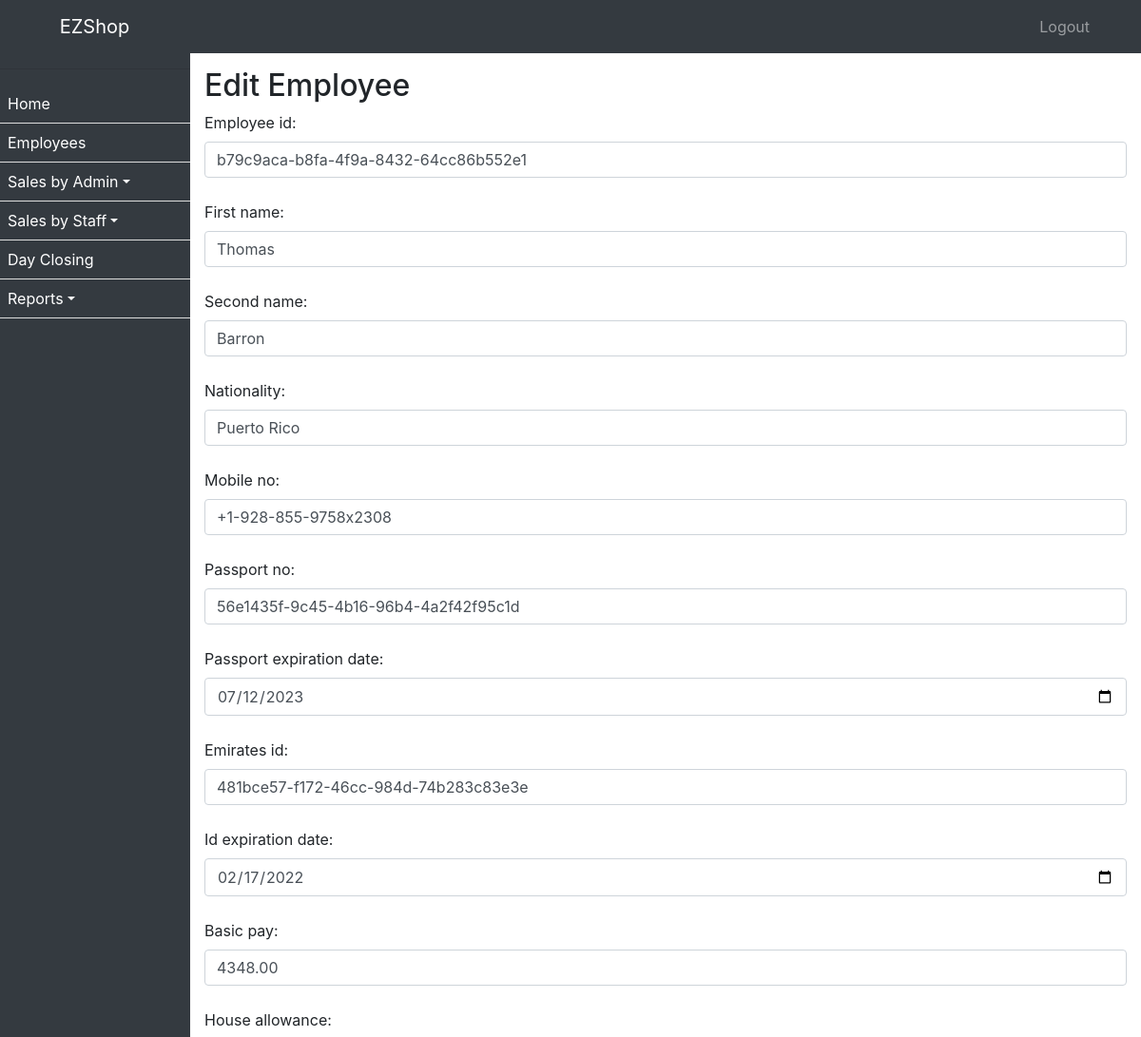
The page /employees/1/edit/ (upper part) on the database as committed earlier.
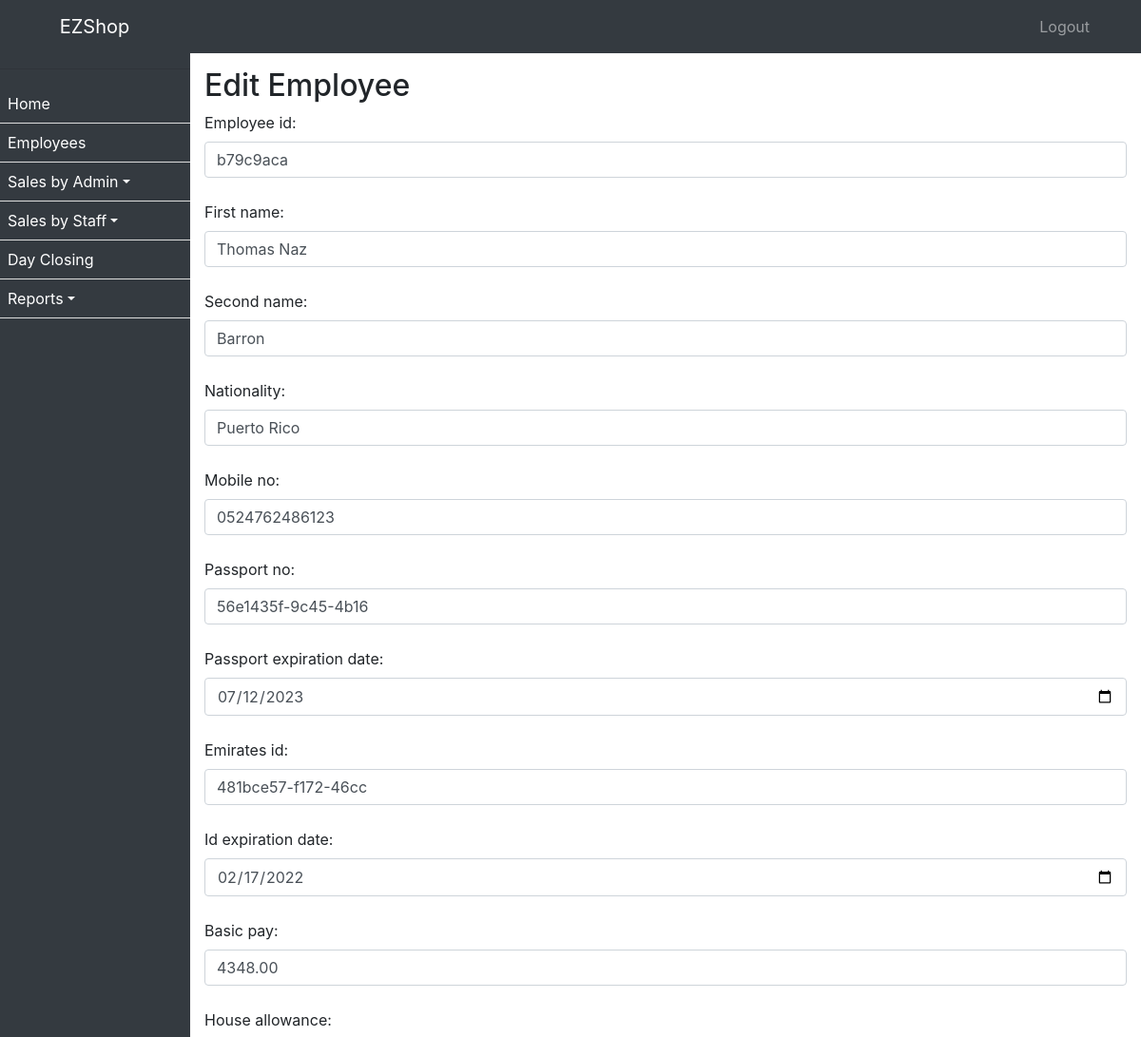
The same page on the database as committed later.
### ezshopapp/models.py (models this page shows, shortened)
class Employee(models.Model):
    employee_id = models.CharField(max_length=10, unique=True)
    first_name = models.CharField(max_length=255)
    second_name = models.CharField(max_length=255)
    nationality = models.CharField(max_length=255)
    mobile_no = models.CharField(max_length=20)
    passport_no = models.CharField(max_length=20)
    passport_expiration_date = models.DateField()
    emirates_id = models.CharField(max_length=20)
    id_expiration_date = models.DateField()
    basic_pay = models.DecimalField(max_digits=10, decimal_places=2)
    house_allowance = models.DecimalField(max_digits=10, decimal_places=2)
    transportation_allowance = models.DecimalField(max_digits=10, decimal_places=2)
    commission_percentage = models.DecimalField(max_digits=5, decimal_places=2)
    joining_date = models.DateField()
    job_role = models.CharField(max_length=255)
    username = models.CharField(max_length=255)
    password = models.CharField(max_length=255)

### ezshopapp/views.py (the view)
# urls.py: path('employees/<int:pk>/edit/', employee_edit, name='employee_edit'),
def employee_edit(request, pk):
    employee = get_object_or_404(Employee, pk=pk)
    if request.method == 'POST':
        form = EmployeeForm(request.POST, instance=employee)
        if form.is_valid():
            form.save()
            return redirect('employee_list')
    else:
        form = EmployeeForm(instance=employee)
    return render(request, 'employee_edit.html', {'form': form})

### ezshopapp/forms.py
class EmployeeForm(forms.ModelForm):
    class Meta:
        model = Employee
        fields = '__all__'
        widgets = {
            'passport_expiration_date': forms.DateInput(attrs={'type': 'date'}),
            'id_expiration_date': forms.DateInput(attrs={'type': 'date'}),
             'password': forms.PasswordInput(),
             'joining_date': forms.DateInput(attrs={'type': 'date'}),
        }

### ezshopapp/templates/employee_edit.html (shortened to what this page needs)
{% extends 'base.html' %}
{% block content %}
  <h2>Edit Employee</h2>
  <form method="post">
    {{ form.as_p }}
  </form>
{% endblock %}

Rows that differ between the two databases and show on the page:
changed Employee "Barron": employee_id "b79c9aca-b8fa-4f9a-8432-64cc86b552e1" → "b79c9aca"; first_name "Thomas" → "Thomas Naz"; mobile_no "+1-928-855-9758x2308" → "0524762486123"; passport_no "56e1435f-9c45-4b16-96b4-4a2f42f95c1d" → "56e1435f-9c45-4b16"; emirates_id "481bce57-f172-46cc-984d-74b283c83e3e" → "481bce57-f172-46cc"
